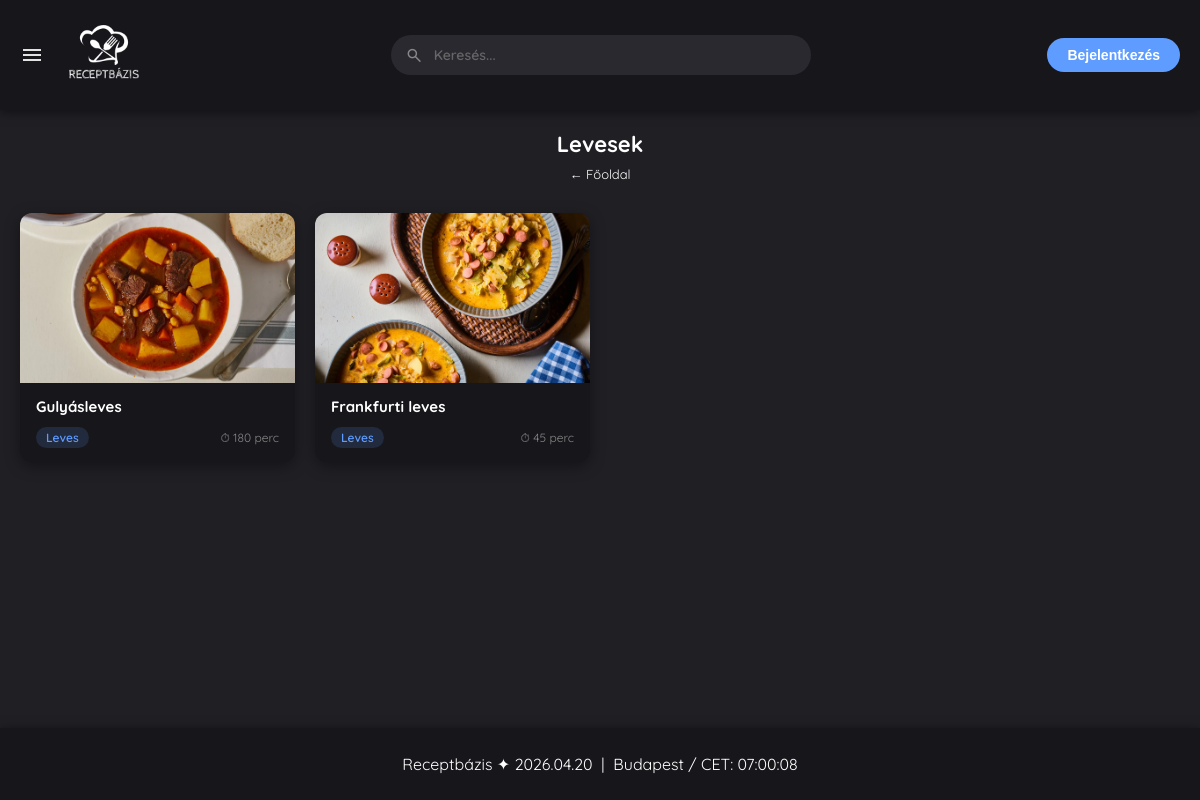
Page /home.php?kategoria=Leves on the committed database.
### tables this page shows
CREATE TABLE `receptek` (
  `id` int(11) NOT NULL,
  `felhasznalo_id` int(11) NOT NULL,
  `cim` varchar(150) NOT NULL,
  `leiras` text NOT NULL,
  `hozzavalok` text NOT NULL,
  `elkeszitesi_ido` int(11) DEFAULT NULL,
  `letrehozva` timestamp NOT NULL DEFAULT current_timestamp(),
  `kategoria` varchar(50) NOT NULL,
  `indexkep` varchar(255) DEFAULT NULL,
  `receptkep` varchar(255) DEFAULT NULL,
  `youtube_link` varchar(255) DEFAULT NULL
);

### home.php (the view, shortened to what this page needs)
<!DOCTYPE html>
<html lang="hu">
<head>
    <link rel="stylesheet" href="style.css">
</head>
<body>
<?php include 'header.php'; ?>
<?php include 'footer.php'; ?>
<?php include 'adatkapcsolat.php'; ?>
<?php
$kategoria = trim($_GET['kategoria'] ?? '');
if ($kategoria) {
    $stmt = $conn->prepare("SELECT id, cim, kategoria, elkeszitesi_ido, indexkep FROM receptek WHERE kategoria = ? ORDER BY letrehozva DESC");
    $stmt->bind_param("s", $kategoria);
    $stmt->execute();
    $receptek = $stmt->get_result()->fetch_all(MYSQLI_ASSOC);
} else {
    $eredmeny = $conn->query("SELECT id, cim, kategoria, elkeszitesi_ido, indexkep FROM receptek ORDER BY RAND() LIMIT 8");
    $receptek = $eredmeny->fetch_all(MYSQLI_ASSOC);
}
$kategoriaFeliratok = [
    'Reggeli'  => 'Reggelik',
    'Leves'    => 'Levesek',
    'Főfogás'  => 'Főfogások',
    'Saláta'   => 'Saláták / Vegán',
    'Desszert' => 'Desszertek',
    'Ital'     => 'Italok',
];
$oldalCim = $kategoria ? ($kategoriaFeliratok[$kategoria] ?? $kategoria) : 'Ajánlásaink';
?>
<div class="receptek-szekció">
    <div class="szekció-fejléc">
        <h2><?= htmlspecialchars($oldalCim) ?></h2>
        <?php if ($kategoria): ?>
            <a href="home.php" style="font-size:13px; color:#fff; text-decoration:none;">← Főoldal</a>
        <?php endif; ?>
    </div>
    <?php if (count($receptek) > 0): ?>
        <div class="recept-racs">
            <?php foreach ($receptek as $r): ?>
                <a href="recept.php?id=<?= $r['id'] ?>" class="recept-kartya">
                    <?php if (!empty($r['indexkep']) && file_exists($r['indexkep'])): ?>
                        <img src="<?= htmlspecialchars($r['indexkep']) ?>"
                             alt="<?= htmlspecialchars($r['cim']) ?>"
                             class="recept-boritokep">
                    <?php else: ?>
                        <div class="kep-helyettesito">🍴</div>
                    <?php endif; ?>
                    <div class="kartya-adatok">
                        <p class="kartya-cim"><?= htmlspecialchars($r['cim']) ?></p>
                        <div class="kartya-meta">
                            <span class="kat-jelveny"><?= htmlspecialchars($r['kategoria']) ?></span>
                            <?php if (!empty($r['elkeszitesi_ido'])): ?>
                                <span class="ido-szoveg">⏱ <?= $r['elkeszitesi_ido'] ?> perc</span>
                            <?php endif; ?>
                        </div>
                    </div>
                </a>
            <?php endforeach; ?>
        </div>
    <?php endif; ?>
</div>
<video autoplay muted loop id="videohatter">
    <source src="img/hatter.mp4" type="video/mp4">
</video>
</body>
</html>

### style.css (style rules this page uses)
body, html { margin: 0; padding: 0; width: 100%; height: 100%; overflow-x: hidden; font-family: 'Quicksand', sans-serif; }
#videohatter { position: fixed; right: 0; bottom: 0; min-width: 100%; min-height: 100%; z-index: -1; object-fit: cover; }
body.sotettema { background-color: #201F24; color: #ffffff; }

### home.php (style rules this page uses)
.receptek-szekció { max-width: 1200px; margin: 130px auto 80px auto; padding: 0 20px; }
.szekció-fejléc { text-align: center; margin-bottom: 30px; }
.szekció-fejléc h2 { font-size: 22px; font-weight: 700; margin: 0 0 5px 0; }
.recept-racs { display: grid; grid-template-columns: repeat(auto-fill, minmax(250px, 1fr)); gap: 20px; }
.recept-kartya { border-radius: 12px; overflow: hidden; text-decoration: none; display: flex; flex-direction: column; transition: transform 0.2s ease, box-shadow 0.2s ease; }
body.sotettema .recept-kartya { background-color: #17161B; box-shadow: 0 4px 15px rgba(0,0,0,0.4); color: #fff; }
.recept-boritokep { width: 100%; height: 170px; object-fit: cover; display: block; }
.kartya-adatok { padding: 14px 16px; flex: 1; display: flex; flex-direction: column; gap: 6px; }
.kartya-cim { font-size: 15px; font-weight: 700; margin: 0; line-height: 1.3; }
.kartya-meta { display: flex; align-items: center; justify-content: space-between; font-size: 12px; margin-top: 4px; }
.kat-jelveny { background-color: rgba(94,156,255,0.15); color: #5e9cff; padding: 3px 10px; border-radius: 20px; font-weight: 600; }
.ido-szoveg { color: #888; }

### rows in the picture
receptek: indexkep (picture), cim "Gulyásleves", kategoria "Leves", elkeszitesi_ido "180"
receptek: indexkep (picture), cim "Frankfurti leves", kategoria "Leves", elkeszitesi_ido "45"

### other values in the picture
$oldalCim "Levesek"
